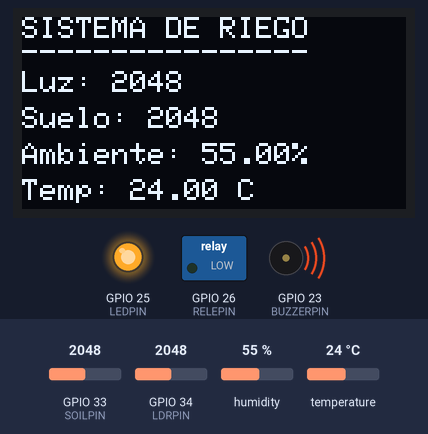
Bench run of a sketch on a simulated ESP32. Parts: 128×64 one-colour display, switched loads named in the sketch (green lamp = pin HIGH), output pins drawn as LEDs (lit = HIGH), buzzer (waves = sounding). The inputs (shaded band) are chosen by the test bench; at power-on: GPIO 34 (LDRPIN) = 2048, GPIO 33 (SOILPIN) = 2048, humidity 55 %, temperature 24 °C. What the sketch prints to the serial monitor is not drawn.

Above: at 1.2 s.
1.3 s: GPIO 34 (LDRPIN) set to 1967
At 3.7 s:
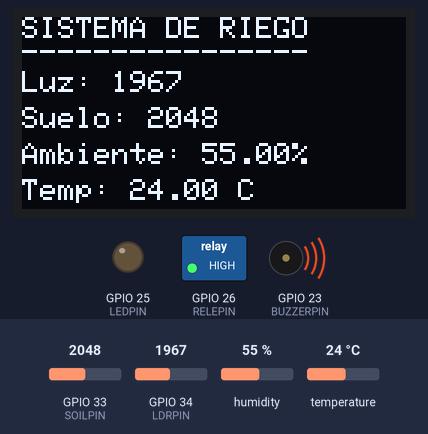
4.1 s: GPIO 33 (SOILPIN) set to 1559
At 5.2 s:
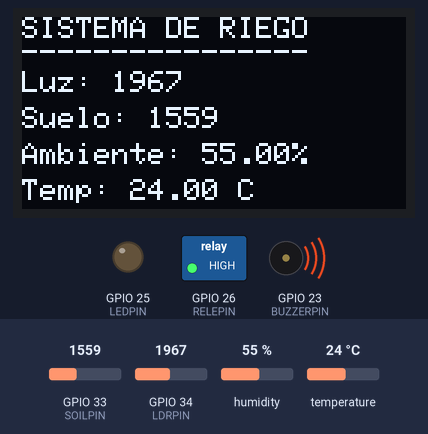
6.9 s: GPIO 33 (SOILPIN) set to 1455
At 9.5 s:
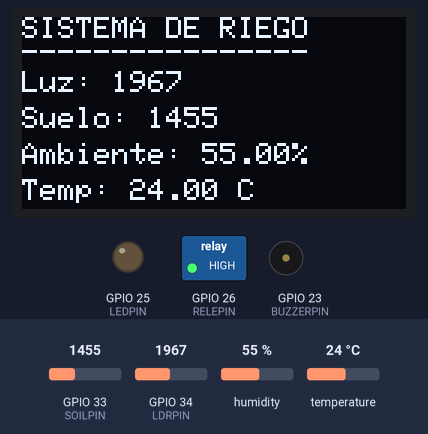
10.0 s: GPIO 34 (LDRPIN) set to 2040
At 11.0 s:
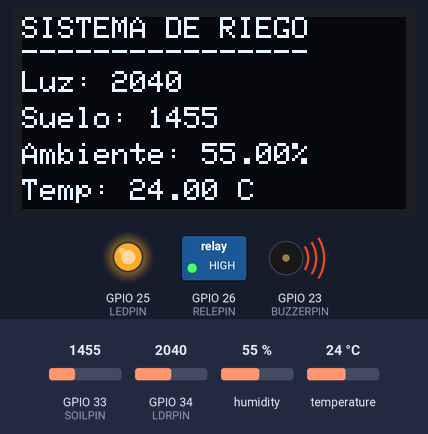
12.8 s: humidity set to 22 %
At 15.2 s:
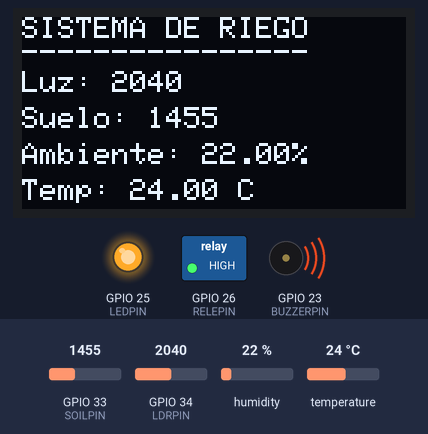
16.3 s: temperature set to 12 °C
At 18.0 s:
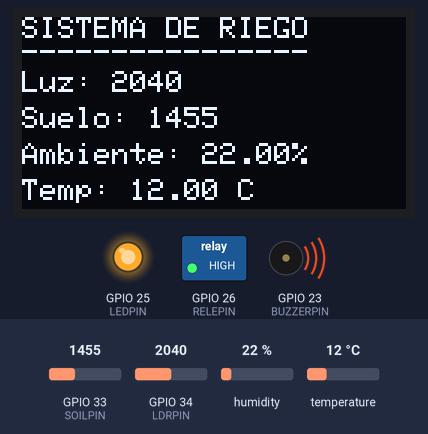
Timing chart, 0 to 19.5 s (numbered marks = the images above; inputs shaded):
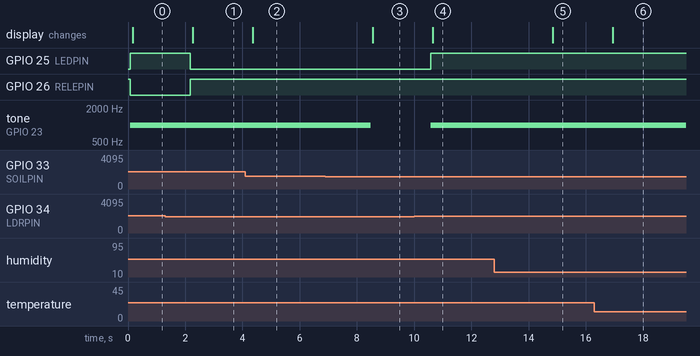

The sketch:

Final.ino
```cpp
// SENSORES

#include <DHT.h>

#define DHTPIN 27
#define LDRPIN 34
#define SOILPIN 33

#define DHTTYPE DHT11
DHT dht(DHTPIN, DHTTYPE);

// ACTUADORES

// Rele
#define RELEPIN 26

// Zumbador
#define BUZZERPIN 23

// LED
#define LEDPIN 25

// Umbrales
#define UMBRAL_LUZ 2000
#define UMBRAL_HUMEDAD 1500

// Tiempo de activacion de la bomba
#define TIEMPO_RIEGO 2000

// Tiempo de espera entre riegos
#define TIEMPO_ESPERA_RIEGO 30000
// PANTALLA OLED

#include <Wire.h>
#include <Adafruit_GFX.h>
#include <Adafruit_SSD1306.h>

#define SCREEN_WIDTH 128
#define SCREEN_HEIGHT 64

#define OLED_RESET -1
#define SCREEN_ADDRESS 0x3C

Adafruit_SSD1306 display(
  SCREEN_WIDTH,
  SCREEN_HEIGHT,
  &Wire,
  OLED_RESET
);

// VARIABLES

int luz = 0;
int humedadSuelo = 0;

float humedadAmbiente = 0;
float temperatura = 0;

bool pocaLuz = false;
bool sueloSeco = false;

// Control del riego
unsigned long tiempoInicioRiego = 0;
unsigned long ultimoRiego = 0;
bool regando = false;
bool riegoRealizado = false;

// SETUP

void setup() {

  Serial.begin(9600);

  // Sensores
  dht.begin();
  pinMode(LDRPIN, INPUT);

  // Actuadores
  pinMode(BUZZERPIN, OUTPUT);
  pinMode(RELEPIN, OUTPUT);
  pinMode(LEDPIN, OUTPUT);

  // Estado inicial
  digitalWrite(RELEPIN, HIGH); // Bomba apagada
  digitalWrite(LEDPIN, LOW);
  noTone(BUZZERPIN);

  // Pantalla
  Wire.begin(21, 22);

  if (!display.begin(SSD1306_SWITCHCAPVCC, SCREEN_ADDRESS)) {
    Serial.println("Error al iniciar OLED");
    while (true);
  }

  display.clearDisplay();
  display.setTextSize(1);
  display.setTextColor(SSD1306_WHITE);
  display.setCursor(0, 0);
  display.println("SISTEMA DE RIEGO");
  display.println("Iniciando...");
  display.display();

  Serial.println("Sistema de riego iniciado");
}

// LOOP

void loop() {

  // LECTURA DE SENSORES

  luz = analogRead(LDRPIN);
  humedadSuelo = analogRead(SOILPIN);

  humedadAmbiente = dht.readHumidity();
  temperatura = dht.readTemperature();

  // COMPROBACION DE UMBRALES

  // Mucha oscuridad
  pocaLuz = (luz > UMBRAL_LUZ);

  // Tierra seca
  sueloSeco = (humedadSuelo > UMBRAL_HUMEDAD);

  // CONTROL DEL LED

  if (pocaLuz) {
    digitalWrite(LEDPIN, HIGH);
  } else {
    digitalWrite(LEDPIN, LOW);
  }

  // CONTROL DE LA BOMBA

  // Comprobar si se puede iniciar un riego
  if (sueloSeco && !regando && (!riegoRealizado || millis() - ultimoRiego >= TIEMPO_ESPERA_RIEGO)) {
      // Activar bomba
      digitalWrite(RELEPIN, LOW);
      tiempoInicioRiego = millis();
      regando = true;
  }

  // Desactivar bomba tras 2 segundos
  if (regando && millis() - tiempoInicioRiego >= TIEMPO_RIEGO) {
      digitalWrite(RELEPIN, HIGH);
      regando = false;
      // Registrar el momento del ultimo riego
      ultimoRiego = millis();
      riegoRealizado = true;
  }

    // Desactivar bomba tras 2 segundos
    if (regando && millis() - tiempoInicioRiego >= TIEMPO_RIEGO) {
      digitalWrite(RELEPIN, HIGH);
      regando = false;
    }

  // CONTROL DEL ZUMBADOR

  if (pocaLuz || sueloSeco) {
    tone(BUZZERPIN, 1000);
  } else {
    noTone(BUZZERPIN);
  }

  // MONITORIZACION SERIAL

  Serial.println("--------------------");

  Serial.print("Luminosidad: ");
  Serial.println(luz);

  Serial.print("Humedad suelo: ");
  Serial.println(humedadSuelo);

  if (!isnan(humedadAmbiente) && !isnan(temperatura)) {

    Serial.print("Humedad ambiente: ");
    Serial.print(humedadAmbiente);
    Serial.println(" %");

    Serial.print("Temperatura: ");
    Serial.print(temperatura);
    Serial.println(" C");

  } else {
    Serial.println("Error leyendo DHT11");
  }

  // PANTALLA OLED

  display.clearDisplay();

  display.setTextSize(1);
  display.setTextColor(SSD1306_WHITE);

  display.setCursor(0, 0);
  display.println("SISTEMA DE RIEGO");
  display.println("----------------");

  // Luminosidad
  display.setCursor(0, 18);
  display.print("Luz: ");
  display.println(luz);

  // Humedad suelo
  display.setCursor(0, 30);
  display.print("Suelo: ");
  display.println(humedadSuelo);

  // Humedad ambiental
  display.setCursor(0, 42);

  if (!isnan(humedadAmbiente)) {
    display.print("Ambiente: ");
    display.print(humedadAmbiente);
    display.println("%");
  } else {
    display.println("Ambiente: Error");
  }

  // Temperatura
  display.setCursor(0, 54);

  if (!isnan(temperatura)) {
    display.print("Temp: ");
    display.print(temperatura);
    display.println(" C");
  } else {
    display.println("Temp: Error");
  }

  display.display();

  // Esperar 2 segundos entre lecturas
  delay(2000);
}
```

Measured:
- the behaviour switches between 2001 and 2000 on GPIO 34 (LDRPIN) (found by bisection; images 0 and 1)
- the behaviour switches between 1501 and 1500 on GPIO 33 (SOILPIN) (found by bisection; images 2 and 3)
- after the input at 1.3 s, GPIO 25 (LEDPIN): HIGH → LOW after 0.88 s; the display: changes after 0.96 s (image 1)
- after the input at 4.1 s, the display: changes after 0.25 s (image 2)
- after the input at 6.9 s, tone on GPIO 23 (BUZZERPIN): 1000 Hz → silent after 1.6 s; the display: changes after 1.7 s (image 3)
- after the input at 10.0 s, GPIO 25 (LEDPIN): LOW → HIGH after 0.57 s; tone on GPIO 23 (BUZZERPIN): silent → 1000 Hz after 0.57 s; the display: changes after 0.65 s (image 4)
- after the input at 12.8 s, the display: changes after 2.0 s (image 5)
- after the input at 16.3 s, the display: changes after 0.64 s (image 6)
